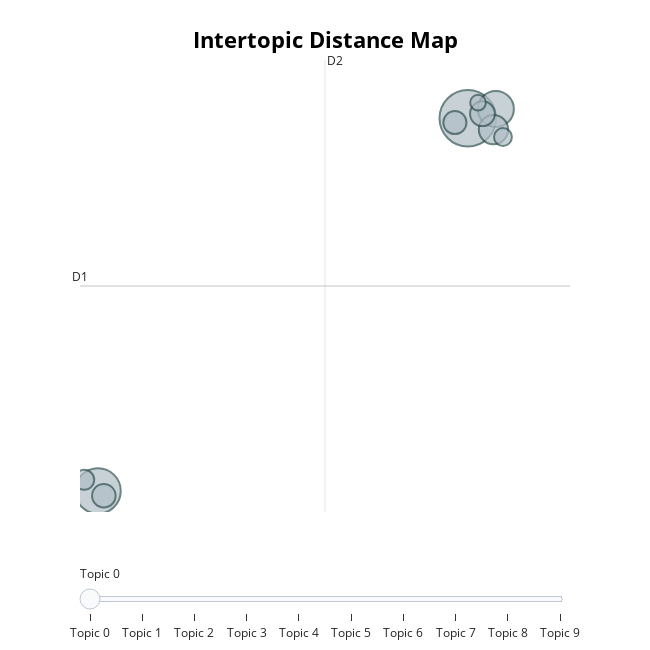
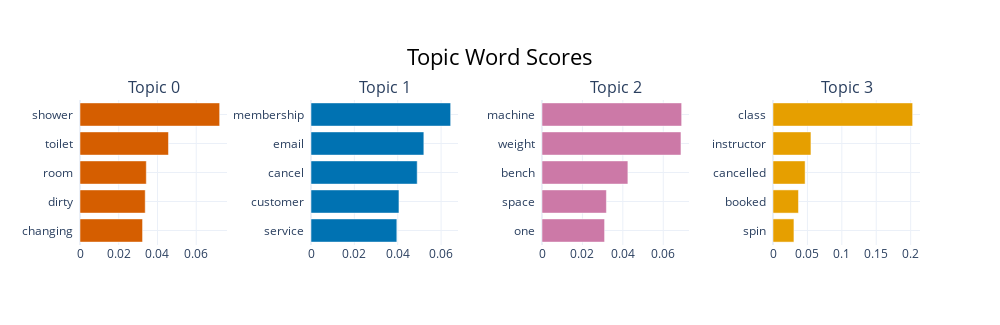
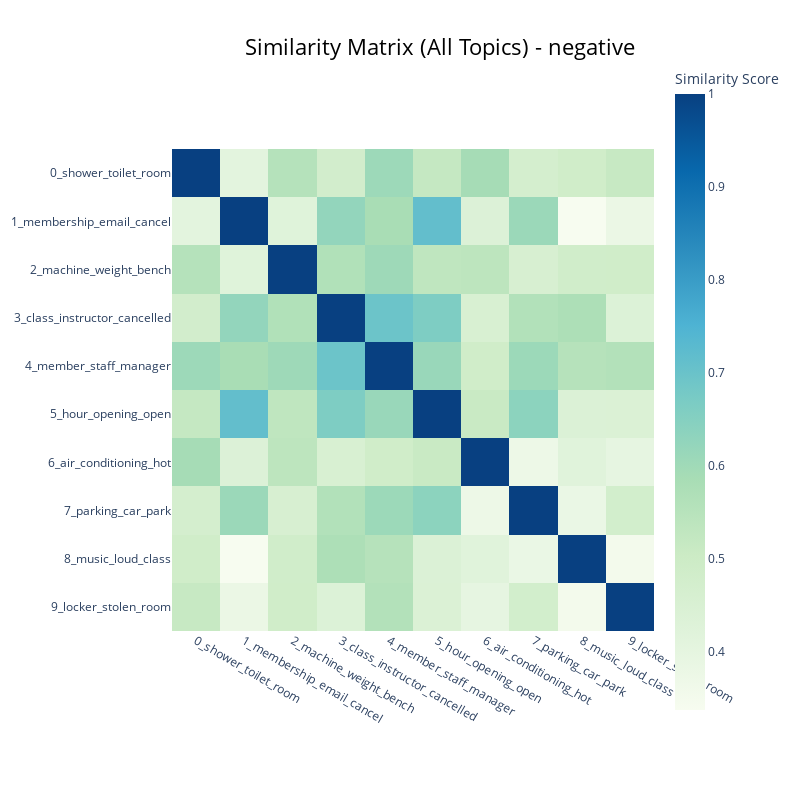
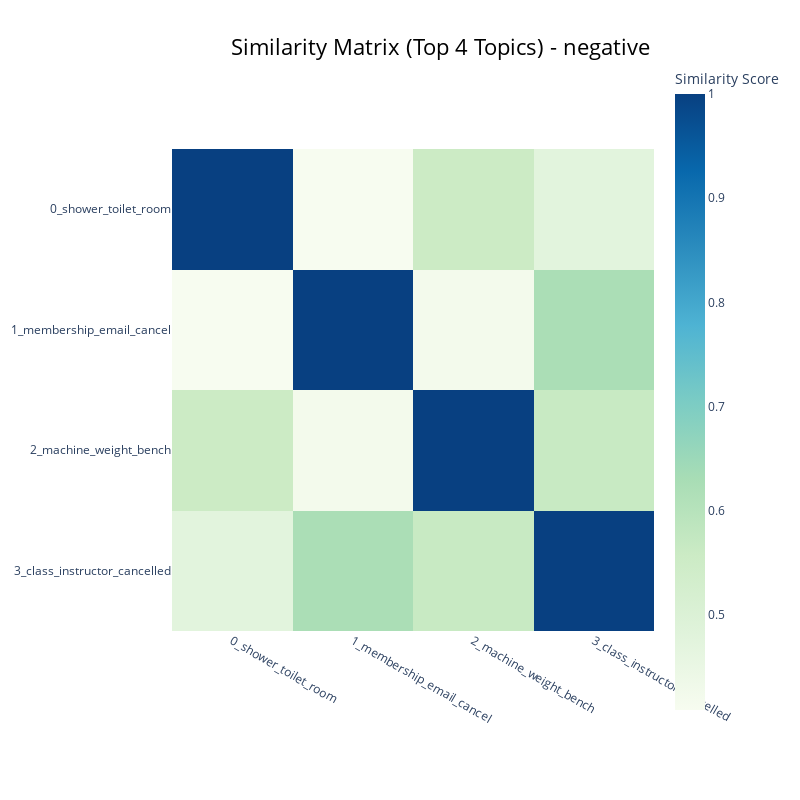

The code cell stored with these charts, in order, in its notebook:
### Code cell
neg_result = runner.run(df_negative, label="negative", text_col=TEXT_COL, verbose=True)
print(neg_result.plot_paths)
display(neg_result.topic_info.head(3))
display(neg_result.top_topics_table.head(5))

### Figure 1 — Plotly figure (JSON) as saved in the notebook; plotly's stock layout.template omitted (floating-point values rounded to 4 significant figures)
{"data": [{"customdata": [[0, "shower | toilet | room | dirty | changing", 521], [1, "membership | email | cancel | customer | service", 337], [2, "machine | weight | bench | space | one", 211], [3, "class | instructor | cancelled | booked | spin", 140], [4, "member | staff | manager | pt | management", 100], [5, "hour | opening | open | closed | pm", 90], [6, "air | conditioning | hot | working | con", 87], [7, "parking | car | park | fine | ticket", 65], [8, "music | loud | class | headphone | volume", 52], [9, "locker | stolen | room | broken | stuff", 40]], "hovertemplate": "<b>Topic %{customdata[0]}</b><br>%{customdata[1]}<br>Size: %{customdata[2]}", "legendgroup": "", "marker": {"color": "#B0BEC5", "line": {"color": "DarkSlateGrey", "width": 2}, "size": [521, 337, 211, 140, 100, 90, 87, 65, 52, 40], "sizemode": "area", "sizeref": 0.3256, "symbol": "circle"}, "mode": "markers", "name": "", "orientation": "v", "showlegend": false, "type": "scatter", "x": [16.29, 1.659, 17.4, 17.31, 16.87, 1.891, 15.78, 1.115, 17.68, 16.7], "xaxis": "x", "y": [13.12, -5.058, 13.58, 12.57, 13.34, -5.292, 12.91, -4.516, 12.21, 13.88], "yaxis": "y"}], "layout": {"annotations": [{"showarrow": false, "text": "D1", "x": 0.9481, "y": 4.94, "yshift": 10}, {"showarrow": false, "text": "D2", "x": 10.64, "xshift": 10, "y": 15.96}], "height": 650, "hoverlabel": {"bgcolor": "white", "font": {"family": "Rockwell", "size": 16}}, "legend": {"itemsizing": "constant", "tracegroupgap": 0}, "margin": {"t": 60}, "shapes": [{"line": {"color": "#CFD8DC", "width": 2}, "type": "line", "x0": 10.64, "x1": 10.64, "y0": -6.086, "y1": 15.96}, {"line": {"color": "#9E9E9E", "width": 2}, "type": "line", "x0": 0.9481, "x1": 20.34, "y0": 4.94, "y1": 4.94}], "sliders": [{"active": 0, "pad": {"t": 50}, "steps": [{"args": [{"marker.color": [["red", "#B0BEC5", "#B0BEC5", "#B0BEC5", "#B0BEC5", "#B0BEC5", "#B0BEC5", "#B0BEC5", "#B0BEC5", "#B0BEC5"]]}], "label": "Topic 0", "method": "update"}, {"args": [{"marker.color": [["#B0BEC5", "red", "#B0BEC5", "#B0BEC5", "#B0BEC5", "#B0BEC5", "#B0BEC5", "#B0BEC5", "#B0BEC5", "#B0BEC5"]]}], "label": "Topic 1", "method": "update"}, {"args": [{"marker.color": [["#B0BEC5", "#B0BEC5", "red", "#B0BEC5", "#B0BEC5", "#B0BEC5", "#B0BEC5", "#B0BEC5", "#B0BEC5", "#B0BEC5"]]}], "label": "Topic 2", "method": "update"}, {"args": [{"marker.color": [["#B0BEC5", "#B0BEC5", "#B0BEC5", "red", "#B0BEC5", "#B0BEC5", "#B0BEC5", "#B0BEC5", "#B0BEC5", "#B0BEC5"]]}], "label": "Topic 3", "method": "update"}, {"args": [{"marker.color": [["#B0BEC5", "#B0BEC5", "#B0BEC5", "#B0BEC5", "red", "#B0BEC5", "#B0BEC5", "#B0BEC5", "#B0BEC5", "#B0BEC5"]]}], "label": "Topic 4", "method": "update"}, {"args": [{"marker.color": [["#B0BEC5", "#B0BEC5", "#B0BEC5", "#B0BEC5", "#B0BEC5", "red", "#B0BEC5", "#B0BEC5", "#B0BEC5", "#B0BEC5"]]}], "label": "Topic 5", "method": "update"}, {"args": [{"marker.color": [["#B0BEC5", "#B0BEC5", "#B0BEC5", "#B0BEC5", "#B0BEC5", "#B0BEC5", "red", "#B0BEC5", "#B0BEC5", "#B0BEC5"]]}], "label": "Topic 6", "method": "update"}, {"args": [{"marker.color": [["#B0BEC5", "#B0BEC5", "#B0BEC5", "#B0BEC5", "#B0BEC5", "#B0BEC5", "#B0BEC5", "red", "#B0BEC5", "#B0BEC5"]]}], "label": "Topic 7", "method": "update"}, {"args": [{"marker.color": [["#B0BEC5", "#B0BEC5", "#B0BEC5", "#B0BEC5", "#B0BEC5", "#B0BEC5", "#B0BEC5", "#B0BEC5", "red", "#B0BEC5"]]}], "label": "Topic 8", "method": "update"}, {"args": [{"marker.color": [["#B0BEC5", "#B0BEC5", "#B0BEC5", "#B0BEC5", "#B0BEC5", "#B0BEC5", "#B0BEC5", "#B0BEC5", "#B0BEC5", "red"]]}], "label": "Topic 9", "method": "update"}]}], "title": {"font": {"color": "Black", "size": 22}, "text": "<b>Intertopic Distance Map</b>", "x": 0.5, "xanchor": "center", "y": 0.95, "yanchor": "top"}, "width": 650, "xaxis": {"anchor": "y", "domain": [0, 1], "range": [0.9481, 20.34], "title": {"text": ""}, "visible": false}, "yaxis": {"anchor": "x", "domain": [0, 1], "range": [-6.086, 15.96], "title": {"text": ""}, "visible": false}}}

### Figure 2 — Plotly figure (JSON) as saved in the notebook; plotly's stock layout.template omitted (floating-point values rounded to 4 significant figures)
{"data": [{"marker": {"color": "#D55E00"}, "orientation": "h", "type": "bar", "x": [0.03229, 0.03367, 0.03423, 0.04567, 0.07209], "xaxis": "x", "y": ["changing  ", "dirty  ", "room  ", "toilet  ", "shower  "], "yaxis": "y"}, {"marker": {"color": "#0072B2"}, "orientation": "h", "type": "bar", "x": [0.03958, 0.04056, 0.04898, 0.05204, 0.0644], "xaxis": "x2", "y": ["service  ", "customer  ", "cancel  ", "email  ", "membership  "], "yaxis": "y2"}, {"marker": {"color": "#CC79A7"}, "orientation": "h", "type": "bar", "x": [0.03097, 0.03187, 0.0425, 0.06876, 0.0691], "xaxis": "x3", "y": ["one  ", "space  ", "bench  ", "weight  ", "machine  "], "yaxis": "y3"}, {"marker": {"color": "#E69F00"}, "orientation": "h", "type": "bar", "x": [0.0304, 0.03702, 0.04665, 0.05513, 0.2029], "xaxis": "x4", "y": ["spin  ", "booked  ", "cancelled  ", "instructor  ", "class  "], "yaxis": "y4"}], "layout": {"annotations": [{"font": {"size": 16}, "showarrow": false, "text": "Topic 0", "x": 0.0875, "xanchor": "center", "xref": "paper", "y": 1, "yanchor": "bottom", "yref": "paper"}, {"font": {"size": 16}, "showarrow": false, "text": "Topic 1", "x": 0.3625, "xanchor": "center", "xref": "paper", "y": 1, "yanchor": "bottom", "yref": "paper"}, {"font": {"size": 16}, "showarrow": false, "text": "Topic 2", "x": 0.6375, "xanchor": "center", "xref": "paper", "y": 1, "yanchor": "bottom", "yref": "paper"}, {"font": {"size": 16}, "showarrow": false, "text": "Topic 3", "x": 0.9125, "xanchor": "center", "xref": "paper", "y": 1, "yanchor": "bottom", "yref": "paper"}], "height": 325, "hoverlabel": {"bgcolor": "white", "font": {"family": "Rockwell", "size": 16}}, "showlegend": false, "title": {"font": {"color": "Black", "size": 22}, "text": "Topic Word Scores", "x": 0.5, "xanchor": "center", "yanchor": "top"}, "width": 1000, "xaxis": {"anchor": "y", "domain": [0, 0.175], "showgrid": true}, "xaxis2": {"anchor": "y2", "domain": [0.275, 0.45], "showgrid": true}, "xaxis3": {"anchor": "y3", "domain": [0.55, 0.725], "showgrid": true}, "xaxis4": {"anchor": "y4", "domain": [0.825, 1], "showgrid": true}, "yaxis": {"anchor": "x", "domain": [0, 1], "showgrid": true}, "yaxis2": {"anchor": "x2", "domain": [0, 1], "showgrid": true}, "yaxis3": {"anchor": "x3", "domain": [0, 1], "showgrid": true}, "yaxis4": {"anchor": "x4", "domain": [0, 1], "showgrid": true}}}

### Figure 3 — Plotly figure (JSON) as saved in the notebook; plotly's stock layout.template omitted (floating-point values rounded to 4 significant figures)
{"data": [{"coloraxis": "coloraxis", "hovertemplate": "x: %{x}<br>y: %{y}<br>Similarity Score: %{z}<extra></extra>", "name": "0", "type": "heatmap", "x": ["0_shower_toilet_room", "1_membership_email_cancel", "2_machine_weight_bench", "3_class_instructor_cancelled", "4_member_staff_manager", "5_hour_opening_open", "6_air_conditioning_hot", "7_parking_car_park", "8_music_loud_class", "9_locker_stolen_room"], "xaxis": "x", "y": ["0_shower_toilet_room", "1_membership_email_cancel", "2_machine_weight_bench", "3_class_instructor_cancelled", "4_member_staff_manager", "5_hour_opening_open", "6_air_conditioning_hot", "7_parking_car_park", "8_music_loud_class", "9_locker_stolen_room"], "yaxis": "y", "z": [[1.0, 0.4089, 0.5558, 0.4774, 0.6063, 0.5198, 0.5885, 0.4678, 0.4859, 0.5144], [0.4089, 1.0, 0.4223, 0.6242, 0.5845, 0.7135, 0.4362, 0.6096, 0.3371, 0.3801], [0.5558, 0.4223, 1.0, 0.5639, 0.6041, 0.532, 0.5379, 0.4576, 0.4843, 0.4861], [0.4774, 0.6242, 0.5639, 1.0, 0.6964, 0.6624, 0.4531, 0.5623, 0.5731, 0.4351], [0.6063, 0.5845, 0.6041, 0.6964, 1.0, 0.6136, 0.4868, 0.6075, 0.5539, 0.5592], [0.5198, 0.7135, 0.532, 0.6624, 0.6136, 1.0, 0.51, 0.6366, 0.4407, 0.4413], [0.5885, 0.4362, 0.5379, 0.4531, 0.4868, 0.51, 1.0, 0.3735, 0.4195, 0.3972], [0.4678, 0.6096, 0.4576, 0.5623, 0.6075, 0.6366, 0.3735, 1.0, 0.3823, 0.4762], [0.4859, 0.3371, 0.4843, 0.5731, 0.5539, 0.4407, 0.4195, 0.3823, 1.0, 0.3531], [0.5144, 0.3801, 0.4861, 0.4351, 0.5592, 0.4413, 0.3972, 0.4762, 0.3531, 1.0]]}], "layout": {"coloraxis": {"colorbar": {"title": {"text": "Similarity Score"}}, "colorscale": [[0, "rgb(247,252,240)"], [0.125, "rgb(224,243,219)"], [0.25, "rgb(204,235,197)"], [0.375, "rgb(168,221,181)"], [0.5, "rgb(123,204,196)"], [0.625, "rgb(78,179,211)"], [0.75, "rgb(43,140,190)"], [0.875, "rgb(8,104,172)"], [1, "rgb(8,64,129)"]]}, "height": 800, "hoverlabel": {"bgcolor": "white", "font": {"family": "Rockwell", "size": 16}}, "legend": {"title": {"text": "Trend"}}, "margin": {"t": 60}, "showlegend": true, "title": {"font": {"color": "Black", "size": 22}, "text": "Similarity Matrix (All Topics) - negative", "x": 0.55, "xanchor": "center", "y": 0.95, "yanchor": "top"}, "width": 800, "xaxis": {"anchor": "y", "constrain": "domain", "domain": [0, 1], "scaleanchor": "y"}, "yaxis": {"anchor": "x", "autorange": "reversed", "constrain": "domain", "domain": [0, 1]}}}

### Figure 4 — Plotly figure (JSON) as saved in the notebook; plotly's stock layout.template omitted (floating-point values rounded to 4 significant figures)
{"data": [{"coloraxis": "coloraxis", "hovertemplate": "x: %{x}<br>y: %{y}<br>Similarity Score: %{z}<extra></extra>", "name": "0", "type": "heatmap", "x": ["0_shower_toilet_room", "1_membership_email_cancel", "2_machine_weight_bench", "3_class_instructor_cancelled"], "xaxis": "x", "y": ["0_shower_toilet_room", "1_membership_email_cancel", "2_machine_weight_bench", "3_class_instructor_cancelled"], "yaxis": "y", "z": [[1.0, 0.4089, 0.5558, 0.4774], [0.4089, 1.0, 0.4223, 0.6242], [0.5558, 0.4223, 1.0, 0.5639], [0.4774, 0.6242, 0.5639, 1.0]]}], "layout": {"coloraxis": {"colorbar": {"title": {"text": "Similarity Score"}}, "colorscale": [[0, "rgb(247,252,240)"], [0.125, "rgb(224,243,219)"], [0.25, "rgb(204,235,197)"], [0.375, "rgb(168,221,181)"], [0.5, "rgb(123,204,196)"], [0.625, "rgb(78,179,211)"], [0.75, "rgb(43,140,190)"], [0.875, "rgb(8,104,172)"], [1, "rgb(8,64,129)"]]}, "height": 800, "hoverlabel": {"bgcolor": "white", "font": {"family": "Rockwell", "size": 16}}, "legend": {"title": {"text": "Trend"}}, "margin": {"t": 60}, "showlegend": true, "title": {"font": {"color": "Black", "size": 22}, "text": "Similarity Matrix (Top 4 Topics) - negative", "x": 0.55, "xanchor": "center", "y": 0.95, "yanchor": "top"}, "width": 800, "xaxis": {"anchor": "y", "constrain": "domain", "domain": [0, 1], "scaleanchor": "y"}, "yaxis": {"anchor": "x", "autorange": "reversed", "constrain": "domain", "domain": [0, 1]}}}
